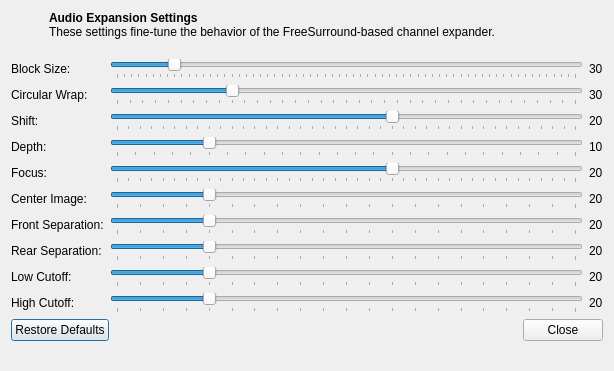
<?xml version="1.0" encoding="UTF-8"?>
<ui version="4.0">
 <class>AudioExpansionSettingsDialog</class>
 <widget class="QDialog" name="AudioExpansionSettingsDialog">
  <property name="geometry">
   <rect>
    <x>0</x>
    <y>0</y>
    <width>614</width>
    <height>371</height>
   </rect>
  </property>
  <property name="windowTitle">
   <string>Audio Expansion Settings</string>
  </property>
  <layout class="QFormLayout" name="formLayout">
   <item row="2" column="0">
    <widget class="QLabel" name="label_6">
     <property name="text">
      <string>Circular Wrap:</string>
     </property>
     <property name="buddy">
      <cstring>circularWrap</cstring>
     </property>
    </widget>
   </item>
   <item row="2" column="1">
    <layout class="QHBoxLayout" name="horizontalLayout_2">
     <item>
      <widget class="QSlider" name="circularWrap">
       <property name="minimum">
        <number>0</number>
       </property>
       <property name="maximum">
        <number>360</number>
       </property>
       <property name="value">
        <number>90</number>
       </property>
       <property name="orientation">
        <enum>Qt::Orientation::Horizontal</enum>
       </property>
       <property name="tickPosition">
        <enum>QSlider::TickPosition::TicksBelow</enum>
       </property>
       <property name="tickInterval">
        <number>10</number>
       </property>
      </widget>
     </item>
     <item>
      <widget class="QLabel" name="circularWrapLabel">
       <property name="text">
        <string>30</string>
       </property>
      </widget>
     </item>
    </layout>
   </item>
   <item row="3" column="0">
    <widget class="QLabel" name="label_7">
     <property name="text">
      <string>Shift:</string>
     </property>
     <property name="buddy">
      <cstring>shift</cstring>
     </property>
    </widget>
   </item>
   <item row="3" column="1">
    <layout class="QHBoxLayout" name="horizontalLayout_3">
     <item>
      <widget class="QSlider" name="shift">
       <property name="minimum">
        <number>-100</number>
       </property>
       <property name="maximum">
        <number>100</number>
       </property>
       <property name="value">
        <number>20</number>
       </property>
       <property name="orientation">
        <enum>Qt::Orientation::Horizontal</enum>
       </property>
       <property name="tickPosition">
        <enum>QSlider::TickPosition::TicksBelow</enum>
       </property>
       <property name="tickInterval">
        <number>5</number>
       </property>
      </widget>
     </item>
     <item>
      <widget class="QLabel" name="shiftLabel">
       <property name="text">
        <string>20</string>
       </property>
      </widget>
     </item>
    </layout>
   </item>
   <item row="4" column="0">
    <widget class="QLabel" name="label_8">
     <property name="text">
      <string>Depth:</string>
     </property>
     <property name="buddy">
      <cstring>depth</cstring>
     </property>
    </widget>
   </item>
   <item row="4" column="1">
    <layout class="QHBoxLayout" name="horizontalLayout_4">
     <item>
      <widget class="QSlider" name="depth">
       <property name="minimum">
        <number>0</number>
       </property>
       <property name="maximum">
        <number>50</number>
       </property>
       <property name="value">
        <number>10</number>
       </property>
       <property name="orientation">
        <enum>Qt::Orientation::Horizontal</enum>
       </property>
       <property name="tickPosition">
        <enum>QSlider::TickPosition::TicksBelow</enum>
       </property>
       <property name="tickInterval">
        <number>2</number>
       </property>
      </widget>
     </item>
     <item>
      <widget class="QLabel" name="depthLabel">
       <property name="text">
        <string>10</string>
       </property>
      </widget>
     </item>
    </layout>
   </item>
   <item row="5" column="0">
    <widget class="QLabel" name="label">
     <property name="text">
      <string>Focus:</string>
     </property>
     <property name="buddy">
      <cstring>focus</cstring>
     </property>
    </widget>
   </item>
   <item row="5" column="1">
    <layout class="QHBoxLayout" name="horizontalLayout_6">
     <item>
      <widget class="QSlider" name="focus">
       <property name="minimum">
        <number>-100</number>
       </property>
       <property name="maximum">
        <number>100</number>
       </property>
       <property name="value">
        <number>20</number>
       </property>
       <property name="orientation">
        <enum>Qt::Orientation::Horizontal</enum>
       </property>
       <property name="tickPosition">
        <enum>QSlider::TickPosition::TicksBelow</enum>
       </property>
       <property name="tickInterval">
        <number>5</number>
       </property>
      </widget>
     </item>
     <item>
      <widget class="QLabel" name="focusLabel">
       <property name="text">
        <string>20</string>
       </property>
      </widget>
     </item>
    </layout>
   </item>
   <item row="6" column="0">
    <widget class="QLabel" name="label_2">
     <property name="text">
      <string>Center Image:</string>
     </property>
     <property name="buddy">
      <cstring>centerImage</cstring>
     </property>
    </widget>
   </item>
   <item row="6" column="1">
    <layout class="QHBoxLayout" name="horizontalLayout_7">
     <item>
      <widget class="QSlider" name="centerImage">
       <property name="minimum">
        <number>0</number>
       </property>
       <property name="maximum">
        <number>100</number>
       </property>
       <property name="value">
        <number>20</number>
       </property>
       <property name="orientation">
        <enum>Qt::Orientation::Horizontal</enum>
       </property>
       <property name="tickPosition">
        <enum>QSlider::TickPosition::TicksBelow</enum>
       </property>
       <property name="tickInterval">
        <number>5</number>
       </property>
      </widget>
     </item>
     <item>
      <widget class="QLabel" name="centerImageLabel">
       <property name="text">
        <string>20</string>
       </property>
      </widget>
     </item>
    </layout>
   </item>
   <item row="7" column="0">
    <widget class="QLabel" name="label_3">
     <property name="text">
      <string>Front Separation:</string>
     </property>
     <property name="buddy">
      <cstring>frontSeparation</cstring>
     </property>
    </widget>
   </item>
   <item row="7" column="1">
    <layout class="QHBoxLayout" name="horizontalLayout_8">
     <item>
      <widget class="QSlider" name="frontSeparation">
       <property name="minimum">
        <number>0</number>
       </property>
       <property name="maximum">
        <number>100</number>
       </property>
       <property name="value">
        <number>20</number>
       </property>
       <property name="orientation">
        <enum>Qt::Orientation::Horizontal</enum>
       </property>
       <property name="tickPosition">
        <enum>QSlider::TickPosition::TicksBelow</enum>
       </property>
       <property name="tickInterval">
        <number>5</number>
       </property>
      </widget>
     </item>
     <item>
      <widget class="QLabel" name="frontSeparationLabel">
       <property name="text">
        <string>20</string>
       </property>
      </widget>
     </item>
    </layout>
   </item>
   <item row="8" column="0">
    <widget class="QLabel" name="label_5">
     <property name="text">
      <string>Rear Separation:</string>
     </property>
     <property name="buddy">
      <cstring>rearSeparation</cstring>
     </property>
    </widget>
   </item>
   <item row="8" column="1">
    <layout class="QHBoxLayout" name="horizontalLayout_9">
     <item>
      <widget class="QSlider" name="rearSeparation">
       <property name="minimum">
        <number>0</number>
       </property>
       <property name="maximum">
        <number>100</number>
       </property>
       <property name="value">
        <number>20</number>
       </property>
       <property name="orientation">
        <enum>Qt::Orientation::Horizontal</enum>
       </property>
       <property name="tickPosition">
        <enum>QSlider::TickPosition::TicksBelow</enum>
       </property>
       <property name="tickInterval">
        <number>5</number>
       </property>
      </widget>
     </item>
     <item>
      <widget class="QLabel" name="rearSeparationLabel">
       <property name="text">
        <string>20</string>
       </property>
      </widget>
     </item>
    </layout>
   </item>
   <item row="9" column="0">
    <widget class="QLabel" name="label_9">
     <property name="text">
      <string>Low Cutoff:</string>
     </property>
     <property name="buddy">
      <cstring>lowCutoff</cstring>
     </property>
    </widget>
   </item>
   <item row="9" column="1">
    <layout class="QHBoxLayout" name="horizontalLayout_10">
     <item>
      <widget class="QSlider" name="lowCutoff">
       <property name="minimum">
        <number>0</number>
       </property>
       <property name="maximum">
        <number>100</number>
       </property>
       <property name="value">
        <number>20</number>
       </property>
       <property name="orientation">
        <enum>Qt::Orientation::Horizontal</enum>
       </property>
       <property name="tickPosition">
        <enum>QSlider::TickPosition::TicksBelow</enum>
       </property>
       <property name="tickInterval">
        <number>5</number>
       </property>
      </widget>
     </item>
     <item>
      <widget class="QLabel" name="lowCutoffLabel">
       <property name="text">
        <string>20</string>
       </property>
      </widget>
     </item>
    </layout>
   </item>
   <item row="10" column="0">
    <widget class="QLabel" name="label_10">
     <property name="text">
      <string>High Cutoff:</string>
     </property>
     <property name="buddy">
      <cstring>highCutoff</cstring>
     </property>
    </widget>
   </item>
   <item row="10" column="1">
    <layout class="QHBoxLayout" name="horizontalLayout_11">
     <item>
      <widget class="QSlider" name="highCutoff">
       <property name="minimum">
        <number>0</number>
       </property>
       <property name="maximum">
        <number>100</number>
       </property>
       <property name="value">
        <number>20</number>
       </property>
       <property name="orientation">
        <enum>Qt::Orientation::Horizontal</enum>
       </property>
       <property name="tickPosition">
        <enum>QSlider::TickPosition::TicksBelow</enum>
       </property>
       <property name="tickInterval">
        <number>5</number>
       </property>
      </widget>
     </item>
     <item>
      <widget class="QLabel" name="highCutoffLabel">
       <property name="text">
        <string>20</string>
       </property>
      </widget>
     </item>
    </layout>
   </item>
   <item row="11" column="0" colspan="2">
    <widget class="QDialogButtonBox" name="buttonBox">
     <property name="standardButtons">
      <set>QDialogButtonBox::StandardButton::Close|QDialogButtonBox::StandardButton::RestoreDefaults</set>
     </property>
    </widget>
   </item>
   <item row="0" column="0" colspan="2">
    <layout class="QHBoxLayout" name="horizontalLayout_5">
     <property name="bottomMargin">
      <number>10</number>
     </property>
     <item>
      <widget class="QLabel" name="icon">
       <property name="minimumSize">
        <size>
         <width>32</width>
         <height>32</height>
        </size>
       </property>
       <property name="maximumSize">
        <size>
         <width>32</width>
         <height>32</height>
        </size>
       </property>
       <property name="alignment">
        <set>Qt::AlignmentFlag::AlignLeading|Qt::AlignmentFlag::AlignLeft|Qt::AlignmentFlag::AlignTop</set>
       </property>
      </widget>
     </item>
     <item>
      <widget class="QLabel" name="label_4">
       <property name="text">
        <string>&lt;html&gt;&lt;head/&gt;&lt;body&gt;&lt;p&gt;&lt;span style=&quot; font-weight:700;&quot;&gt;Audio Expansion Settings&lt;/span&gt;&lt;br/&gt;These settings fine-tune the behavior of the FreeSurround-based channel expander.&lt;/p&gt;&lt;/body&gt;&lt;/html&gt;</string>
       </property>
       <property name="textFormat">
        <enum>Qt::TextFormat::RichText</enum>
       </property>
       <property name="alignment">
        <set>Qt::AlignmentFlag::AlignLeading|Qt::AlignmentFlag::AlignLeft|Qt::AlignmentFlag::AlignTop</set>
       </property>
       <property name="wordWrap">
        <bool>true</bool>
       </property>
      </widget>
     </item>
    </layout>
   </item>
   <item row="1" column="0">
    <widget class="QLabel" name="label_11">
     <property name="text">
      <string>Block Size:</string>
     </property>
     <property name="buddy">
      <cstring>blockSize</cstring>
     </property>
    </widget>
   </item>
   <item row="1" column="1">
    <layout class="QHBoxLayout" name="horizontalLayout_12">
     <item>
      <widget class="QSlider" name="blockSize">
       <property name="minimum">
        <number>0</number>
       </property>
       <property name="maximum">
        <number>8192</number>
       </property>
       <property name="singleStep">
        <number>16</number>
       </property>
       <property name="pageStep">
        <number>128</number>
       </property>
       <property name="value">
        <number>1024</number>
       </property>
       <property name="orientation">
        <enum>Qt::Orientation::Horizontal</enum>
       </property>
       <property name="tickPosition">
        <enum>QSlider::TickPosition::TicksBelow</enum>
       </property>
       <property name="tickInterval">
        <number>128</number>
       </property>
      </widget>
     </item>
     <item>
      <widget class="QLabel" name="blockSizeLabel">
       <property name="text">
        <string>30</string>
       </property>
      </widget>
     </item>
    </layout>
   </item>
  </layout>
 </widget>
 <tabstops>
  <tabstop>blockSize</tabstop>
  <tabstop>circularWrap</tabstop>
  <tabstop>shift</tabstop>
  <tabstop>depth</tabstop>
  <tabstop>focus</tabstop>
  <tabstop>centerImage</tabstop>
  <tabstop>frontSeparation</tabstop>
  <tabstop>rearSeparation</tabstop>
  <tabstop>lowCutoff</tabstop>
  <tabstop>highCutoff</tabstop>
 </tabstops>
 <resources/>
 <connections/>
</ui>
